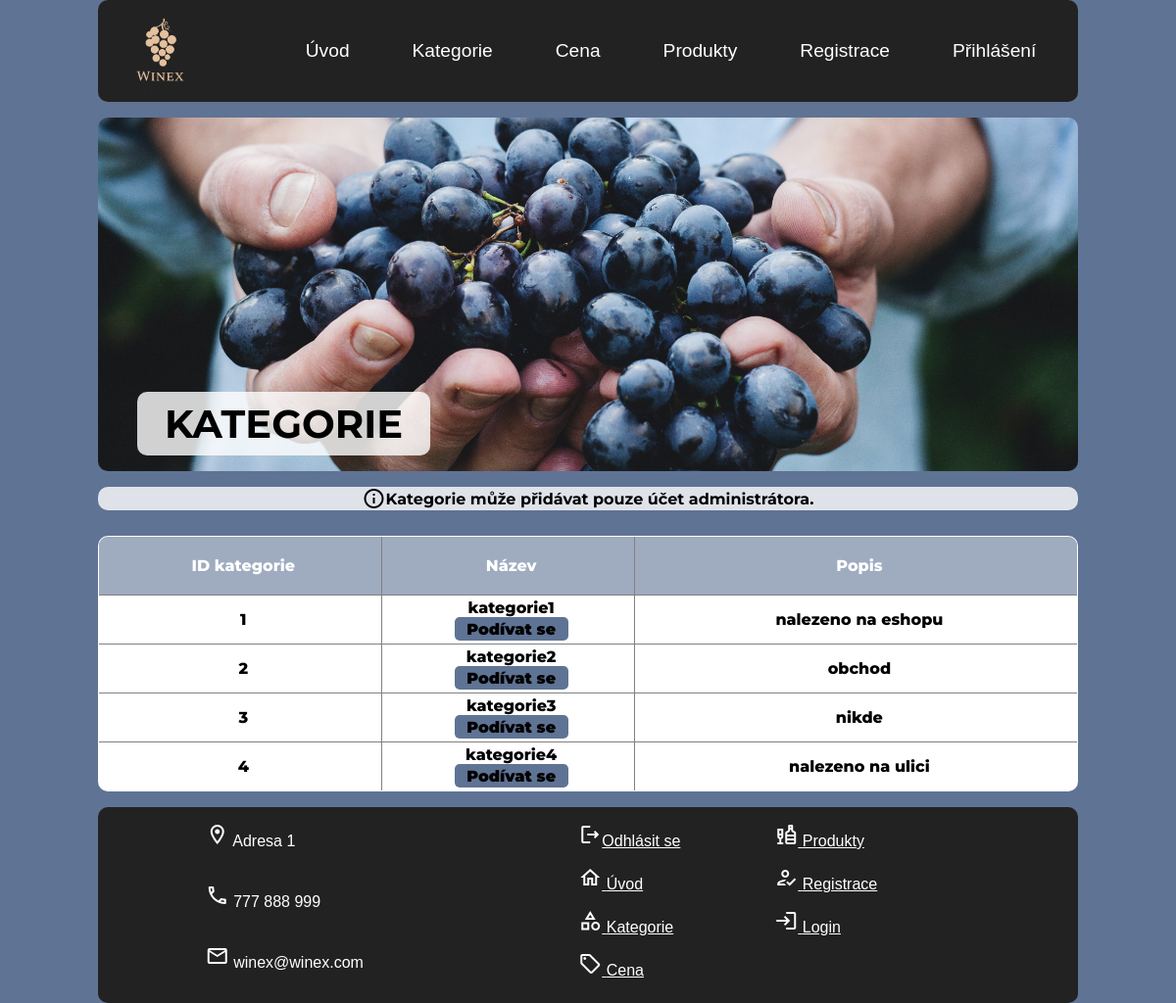
The page /category/ on the database its author committed.
### tables this page shows
CREATE TABLE kategorie (
                             id_kategorie INTEGER PRIMARY KEY AUTOINCREMENT,
                             název TEXT UNIQUE NOT NULL,
                             popis TEXT NOT NULL,
                             id_uživatele INTEGER,
                             FOREIGN KEY (id_uživatele) REFERENCES uživatel(id_uživatele)
);

### view/categories.py (the view)
@bp.get('/')
def category():
    if current_user.is_authenticated:
        if current_user.role == 1:
            show = True
        elif current_user.role == 2:
            show = False
    else:
        show = False
    db = get_db()
    table = db.execute("SELECT * FROM kategorie where id_kategorie != 0")
    data = table.fetchall()
    return render_template('/categories/category.html', database=data, show_it=show)

### app.py (called while the page is built)
@app.context_processor
def context_processor():
    if current_user.is_authenticated:
        if current_user.role == 1:
            return dict(key=current_user.username, showit=True)
        return dict(key=current_user.username, showit=False)
    else:
        return dict(key='anonymous')

### database/database.py (called while the page is built)
def get_db():
    if 'db' not in g:
        g.db = sqlite3.connect(
            current_app.config['DATABASE'],
            detect_types=sqlite3.PARSE_DECLTYPES
        )
        g.db.row_factory = sqlite3.Row
        g.db.set_trace_callback(print)
    return g.db

### templates/categories/category.html (shortened to what this page needs)
{% extends "base.html" %}
{% block title %}
    <header>
        <h1>Kategorie</h1>
    </header>
{% endblock %}
{% block content %}
<body>
    {% if show_it %}
        <div class="login-box">
            <h2>Kategorie</h2>
            <form id="add_form" action="{{ url_for('categories.category') }}" method="post">
                <div class="user-box">
                    <label for="name">Název kategorie:</label><br>
                    <input type="text" id="name" name="name" required><br>
                </div>
                <div class="user-box">
                    <label for="popis">Popis:</label><br>
                    <input type="text" id="popis" name="popis" maxlength=30  required><br><br>
                </div>
                <input type="submit" value="Submit">
            </form>
        </div>
    {% else %}
        <div class="flash" ><span class="material-icons-outlined">info</span><div class="flash_text">Kategorie může přidávat pouze účet administrátora.</div></div>
    {% endif %}
    {% if show_it %}
    <table>
        <thead>
            <tr>
                <th>ID kategorie</th>
                <th>Název</th>
                <th>Popis</th>
                <th>Id uživatele</th>
                <th>Delete</th>
            </tr>
        </thead>
        <tbody>
            {% set i = namespace(value=0) %}
            {% for cols in range(database | length ) %}
                <tr>
                {% for rows in range(4) %}
                    {% if i == 0 %}
                        {% set i = namespace(value=database[cols][rows]) %}
                    {% elif rows == 1 %}
                        <td>{{ database[cols][rows] }}
                            <form id="one_form" action="{{ url_for('categories.category') }}" method="post">
                                <input type="hidden" id="one_form" name="one_form" value={{ cols }}>
                                <input type="submit" id="new" value="Podívat se">
                            </form>
                        </td>
                    {% else %}
                        <td>{{ database[cols][rows] }}</td>
                    {% endif %}
                {% endfor %}
                <td>
                    <form id="delete_form" action="{{ url_for('categories.category') }}" method="post">
                        <input type="hidden" id="delete" name="delete" value={{ i.value }}>
                        <input type="Submit" value="Delete">
                    </form>
                </td>
                {% set i.value = i.value + 1 %}
                </tr>
                {% set i = namespace(value=0) %}
            {% endfor %}
        </tbody>
    </table>
    {% else %}
    <table border="1px">
        <thead>
        <tr>
            <th>ID kategorie</th>
            <th>Název</th>
            <th>Popis</th>
        </tr>
        </thead>
        <tbody>
            {% for cols in range(database | length ) %}
                <tr>
                    {% for rows in range(3) %}
                        {% if rows == 1 %}
                          <td>{{ database[cols][rows] }}
                            <form id="one_form" action="{{ url_for('categories.category') }}" method="post">
                                <input type="submit" id="new" value="Podívat se">
                            </form>
                          </td>
                        {% else %}
                            <td>
                                {{ database[cols][rows] }}
                            </td>
                        {% endif %}
                    {% endfor %}
                 </tr>
            {% endfor %}
        </tbody>
    </table>
    {% endif %}
</body>
{% endblock %}

### static/styles.css (style rules this page uses)
* { margin: 0; font-family: 'arial', sans-serif; }
body { max-width: 1000px; margin: auto; background: #5f7394; }
header { background-image: url(images/wine1.jpg); background-size: cover; background-repeat: no-repeat; background-position: center; display: flex; align-items: end; justify-content: flex-start; align-items: flex-end; border-radius: 10px; margin-bottom: 16px; }
header h1 { border-radius: 10px; display: block; background: rgba(255, 255, 255, 0.8); text-align: right; font-size: 2.5em; text-transform: uppercase; padding: 0.2em 0.7em; align-self: flex-end; font-family: 'Montserrat', sans-serif; margin-top: 7em; margin-left: 1em; margin-bottom: 16px; }
.flash { display: flex; font-family: Montserrat, sans-serif; text-align: center; background: rgb(255, 255, 255, 0.8); border-radius: 10px; margin-top: 16px; margin-bottom: 16px; color: black; font-weight: 900; justify-content: center; align-items: center; }
.flash_text { text-align: center; font-family: 'Montserrat'; font-weight: bold; }
.material-icons-outlined { align-self: center; }
input[type=submit] { border: 0px; font-family: 'Montserrat', sans-serif; border-radius: 5px; font-weight: 900; background: #5f7394; font-size: inherit; cursor: pointer; padding: 1% 5%; margin: auto; display: flex; text-align: center; }
table { border-spacing: 1px; border-collapse: collapse; background: white; border-radius: 10px; overflow: hidden; width: 100%; margin: 0 auto; margin-top: 26px; margin-bottom: 1em; position: relative; }
table * { position: relative; background: white; }
table td, table th { padding-left: 8px; text-align: center; font-family: Montserrat, sans-serif; font-weight: 800; }
table thead tr { height: 60px; background: #5f7394; }
table tbody tr { height: 50px; }
table th { background: rgb(255, 255, 255, 0.4); color: WHITE; }

### rows shown on the page
kategorie: id_kategorie "1" "nalezeno na eshopu", název "kategorie1"
kategorie: id_kategorie "2" "obchod", název "kategorie2"
kategorie: id_kategorie "3" "nikde", název "kategorie3"
kategorie: id_kategorie "4" "nalezeno na ulici", název "kategorie4"
